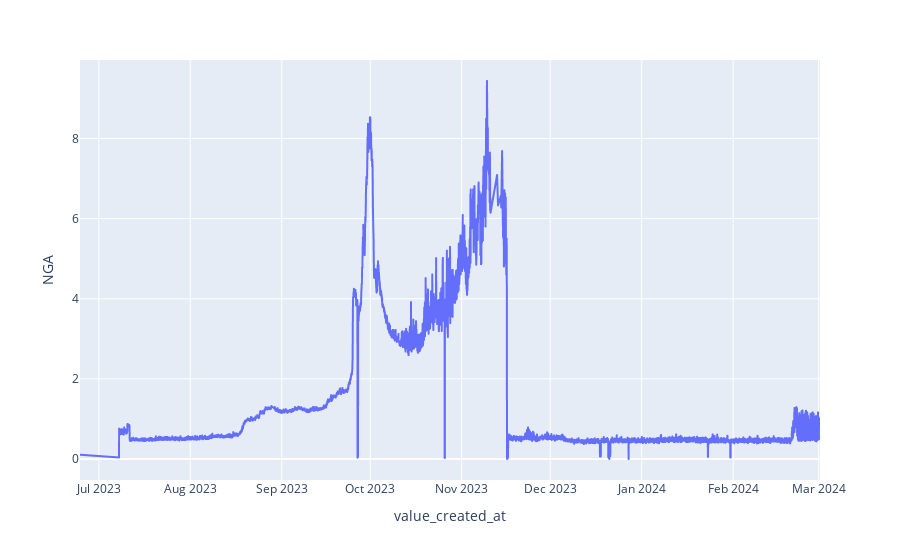

Source (notebook cell):
### Code cell
fig = px.line(nga, y='NGA')
fig.show()

### Figure 1 — Plotly figure (JSON) as saved in the notebook; plotly's stock layout.template omitted (floating-point values rounded to 4 significant figures; data arrays with more than 128 entries replaced by an {"elided": "..."} marker saying what was removed)
{"data": [{"hovertemplate": "value_created_at=%{x}<br>NGA=%{y}<extra></extra>", "legendgroup": "", "line": {"color": "#636efa", "dash": "solid"}, "marker": {"symbol": "circle"}, "mode": "lines", "name": "", "showlegend": false, "type": "scattergl", "x": {"elided": "5704 str values"}, "xaxis": "x", "y": {"elided": "5704 float values"}, "yaxis": "y"}], "layout": {"autosize": true, "legend": {"tracegroupgap": 0}, "margin": {"t": 60}, "xaxis": {"anchor": "y", "autorange": true, "domain": [0, 1], "range": ["2023-06-24 15:05:48", "2024-03-01 10:40"], "title": {"text": "value_created_at"}, "type": "date"}, "yaxis": {"anchor": "x", "autorange": true, "domain": [0, 1], "range": [-0.523, 9.958], "title": {"text": "NGA"}, "type": "linear"}}}
